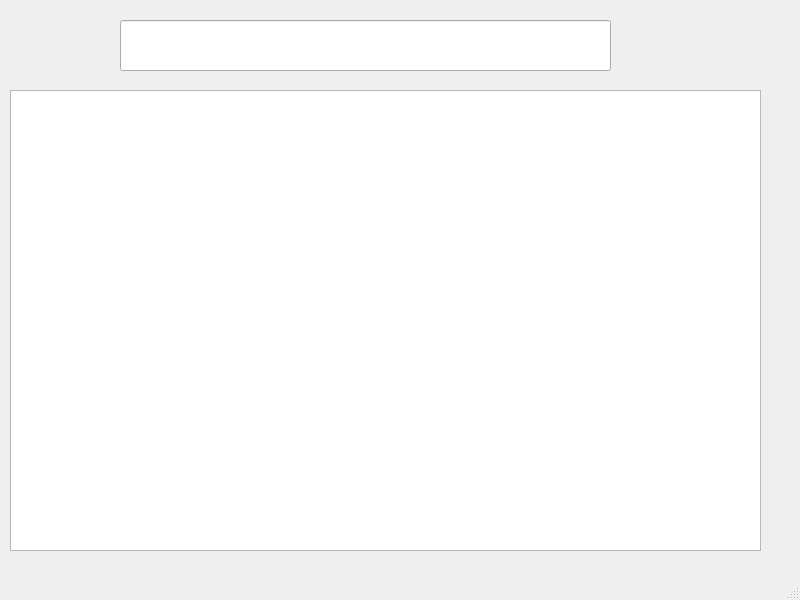
<?xml version="1.0" encoding="UTF-8"?>
<ui version="4.0">
 <class>MainWindow</class>
 <widget class="QMainWindow" name="MainWindow">
  <property name="geometry">
   <rect>
    <x>0</x>
    <y>0</y>
    <width>800</width>
    <height>600</height>
   </rect>
  </property>
  <property name="windowTitle">
   <string>MainWindow</string>
  </property>
  <widget class="QWidget" name="centralwidget">
   <widget class="QLineEdit" name="lineEdit">
    <property name="geometry">
     <rect>
      <x>120</x>
      <y>20</y>
      <width>491</width>
      <height>51</height>
     </rect>
    </property>
   </widget>
   <widget class="QPlainTextEdit" name="plainTextEdit">
    <property name="geometry">
     <rect>
      <x>10</x>
      <y>90</y>
      <width>751</width>
      <height>461</height>
     </rect>
    </property>
   </widget>
  </widget>
  <widget class="QStatusBar" name="statusbar"/>
 </widget>
 <resources/>
 <connections/>
</ui>
